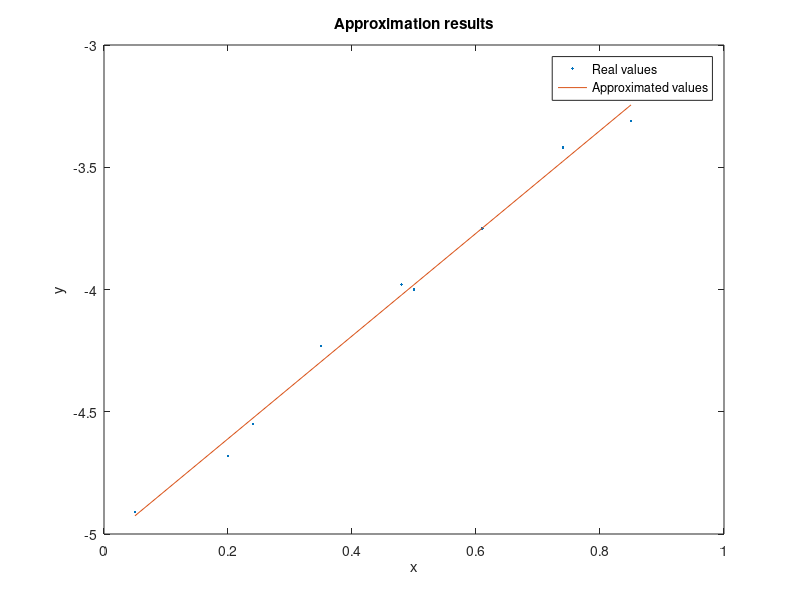

Write MATLAB code to recreate this figure.
format short g;
load("data.dat");

x;
y;

s0 = columns(x);
s1 = sum(x);
s2 = sumsq(x);
t0 = sum(y);
t1 = sum(x .* y);

s = [s0 s1 ; s1 s2];
t = [t0 ; t1];
c = s \ t

diffs = y - (x * c(2) + c(1))

o = ((1 / columns(x)) * sum(diffs .^ 2)) ^ 0.5

plot(x, y, 'LineStyle', 'none', 'Marker', '.', x, x * c(2) + c(1), 'LineStyle', '-', 'Marker', 'none');
xlabel("x");
ylabel("y");
title("Approximation results");
legend("Real values", "Approximated values");